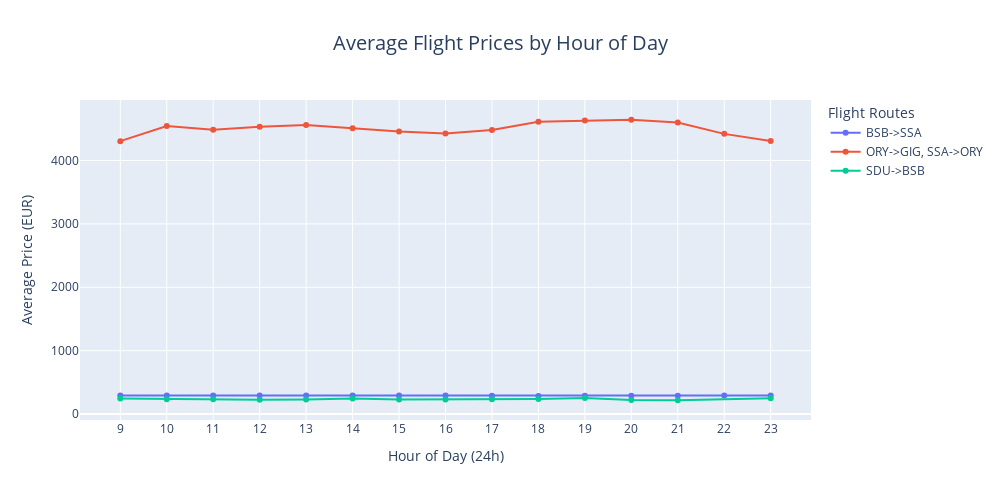

The notebook cell this image was saved under:
### Markdown cell above
## Hourly Price Analysis

### Code cell
# Extract hour from datetime for analysis
df['Hour'] = df['Datetime'].dt.hour

# Calculate hourly average prices
hourly_avg = df.groupby(['Hour', 'Flight'])['Price_EUR'].mean().reset_index()

# Create interactive hourly price trend chart
fig = px.line(hourly_avg, x='Hour', y='Price_EUR', color='Flight',
              title='Average Flight Prices by Hour of Day',
              labels={'Hour': 'Hour of Day (24h)', 'Price_EUR': 'Average Price (EUR)', 'Flight': 'Flight Route'},
              markers=True)

# Improve the layout
fig.update_layout(
    xaxis=dict(tickmode='linear', tick0=0, dtick=1),  # Show every hour
    xaxis_title='Hour of Day (24h)',
    yaxis_title='Average Price (EUR)',
    legend_title='Flight Routes',
    height=500,
    width=1000,
    hovermode='closest',
    title=dict(font=dict(size=20), x=0.5)
)

# Add hover information
fig.update_traces(hovertemplate='<b>%{fullData.name}</b><br>Hour: %{x}:00<br>Avg Price: €%{y:.2f}')

# Show the plot
fig.show()

### Figure 1 — Plotly figure (JSON) as saved in the notebook; plotly's stock layout.template omitted (floating-point values rounded to 4 significant figures)
{"data": [{"hovertemplate": "<b>%{fullData.name}</b><br>Hour: %{x}:00<br>Avg Price: €%{y:.2f}", "legendgroup": "BSB->SSA", "line": {"color": "#636efa", "dash": "solid"}, "marker": {"symbol": "circle"}, "mode": "lines+markers", "name": "BSB->SSA", "orientation": "v", "showlegend": true, "type": "scatter", "x": [9, 10, 11, 12, 13, 14, 15, 16, 17, 18, 19, 20, 21, 22, 23], "xaxis": "x", "y": [292.8, 292.8, 292.2, 291.9, 292.1, 291.9, 292.8, 292.1, 289.0, 286.7, 290.2, 289.6, 290.5, 292.8, 292.8], "yaxis": "y"}, {"hovertemplate": "<b>%{fullData.name}</b><br>Hour: %{x}:00<br>Avg Price: €%{y:.2f}", "legendgroup": "ORY->GIG, SSA->ORY", "line": {"color": "#EF553B", "dash": "solid"}, "marker": {"symbol": "circle"}, "mode": "lines+markers", "name": "ORY->GIG, SSA->ORY", "orientation": "v", "showlegend": true, "type": "scatter", "x": [9, 10, 11, 12, 13, 14, 15, 16, 17, 18, 19, 20, 21, 22, 23], "xaxis": "x", "y": [4305.0, 4542.0, 4484.0, 4534.0, 4560.0, 4510.0, 4458.0, 4427.0, 4482.0, 4611.0, 4631.0, 4642.0, 4598.0, 4420.0, 4306.0], "yaxis": "y"}, {"hovertemplate": "<b>%{fullData.name}</b><br>Hour: %{x}:00<br>Avg Price: €%{y:.2f}", "legendgroup": "SDU->BSB", "line": {"color": "#00cc96", "dash": "solid"}, "marker": {"symbol": "circle"}, "mode": "lines+markers", "name": "SDU->BSB", "orientation": "v", "showlegend": true, "type": "scatter", "x": [9, 10, 11, 12, 13, 14, 15, 16, 17, 18, 19, 20, 21, 23], "xaxis": "x", "y": [243.6, 234.7, 235.0, 224.1, 231.2, 247.3, 229.5, 230.9, 232.4, 237.0, 253.8, 223.2, 217.9, 250.3], "yaxis": "y"}], "layout": {"height": 500, "hovermode": "closest", "legend": {"title": {"text": "Flight Routes"}, "tracegroupgap": 0}, "title": {"font": {"size": 20}, "text": "Average Flight Prices by Hour of Day", "x": 0.5}, "width": 1000, "xaxis": {"anchor": "y", "domain": [0, 1], "dtick": 1, "tick0": 0, "tickmode": "linear", "title": {"text": "Hour of Day (24h)"}}, "yaxis": {"anchor": "x", "domain": [0, 1], "title": {"text": "Average Price (EUR)"}}}}
